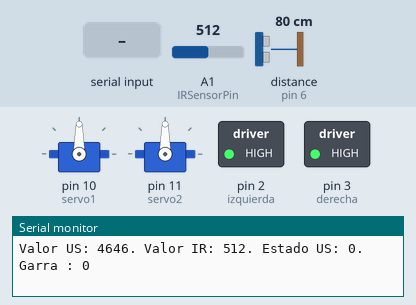
Bench run of a sketch on a simulated Arduino Uno, built with avr-gcc and run on an emulated ATmega328P. On the bench: 2 × servo, switched loads named in the sketch (green lamp = pin HIGH), the last lines printed to the serial monitor. Wiring (inferred from the names in the program): ultrasonic range finder: trigger pin 5; echo pin 6. The inputs (shaded band) are chosen by the test bench; at power-on: A1 (IRSensorPin) = 512, distance to the obstacle (sensor on pin 6) 80 cm. The echo pulse lasts 58.3 µs per cm; pins used as bus, display or sensor lines are not drawn.

Above: at 1.2 s.
1.3 s: A1 (IRSensorPin) set to 0
At 2.4 s:
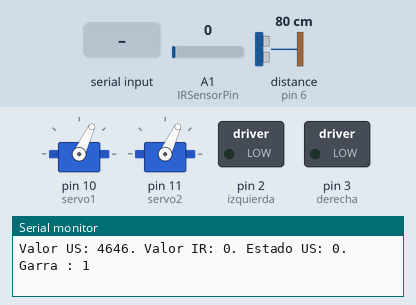
2.8 s: distance to the obstacle (sensor on pin 6) set to 19 cm
5.8 s: distance to the obstacle (sensor on pin 6) set to 15 cm
At 6.6 s:
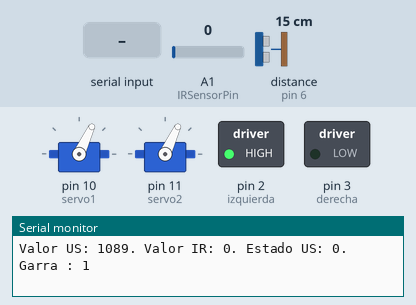
8.8 s: "3" received over the second serial link
At 10.9 s:
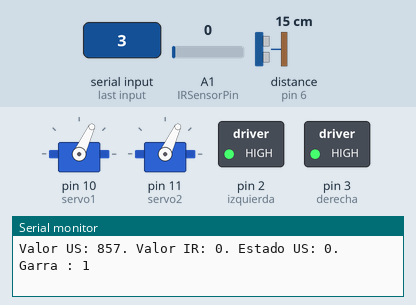
11.3 s: "6" received over the second serial link
At 12.5 s:
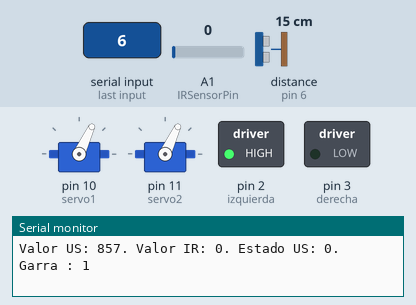
Timing chart, 0 to 14.3 s (numbered marks = the images above; inputs shaded):
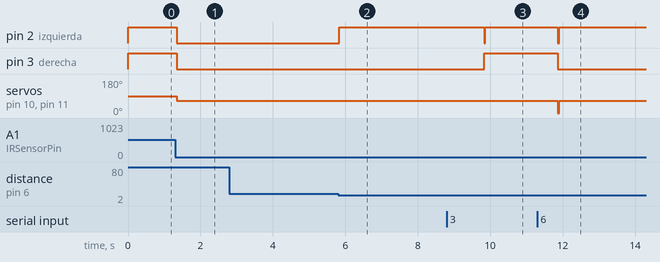

The sketch:

SUKABLYAT.ino
```cpp
#include <SoftwareSerial.h>
#include <Servo.h>

SoftwareSerial miBT(8, 9);  // Bluetooth device connected to pins 0 (RX) and 1 (TX)
char DATO = 0;
int izquierda = 2;
int derecha = 3;
Servo servo1;
Servo servo2;
int trig = 5; //sensor US
int echo= 6; //sensor US
int tiempo;
int distanciaUS;
int distanciaIR = 0;
const int IRSensorPin = A1; //sensor IR
bool USDato = false;
bool TrashDete = false;
int ValorIR;
bool GarraEstado = false;

void setup() {
  Serial.begin(9600);
  miBT.begin(9600);
  pinMode(izquierda, OUTPUT);
  pinMode(derecha, OUTPUT);
  pinMode(trig, OUTPUT);
  pinMode(echo, INPUT);
  servo1.attach(10); //servo
  servo2.attach(11); //servo

  servo1.write(90);
  servo2.write(90);

}

void loop() {
    Bluetooth();
    sensorUS();
    sensorIR();
    IRDetect();
    USDetect();
    Oscilar();
    impresion();
  }

void Bluetooth() {
  DATO = miBT.read();

    if (DATO == 'A') {
      TrashDete = false;
      miBT.println("sistemas en linea/no hay basura");
    }

    if (DATO == 'a') {
      TrashDete = true;
      miBT.println("sistemas apagados/basura detectada");
    }

    if (DATO == '1') {
      digitalWrite(izquierda, HIGH);
      miBT.println("motor izquierdo encendido");
    }

    if (DATO == '2') {
      digitalWrite(izquierda, LOW);
      miBT.println("motor izquierdo apagado");
    }

    if (DATO == '3') {
      digitalWrite(derecha, HIGH);
      miBT.println("motor derecho encendido");
    }

    if (DATO == '4') {
      digitalWrite(derecha, LOW);
      miBT.println("motor derecho apagado");
    }

    if (DATO == '5') {
      servo1.write(65);
      servo2.write(65);
      delay(15);
      miBT.println("Garra encendida");
      GarraEstado = true;
    }

    if (DATO == '6') {
      servo1.write(0);
      servo2.write(0);
      delay(15);
      miBT.println("Garra apagada");
      GarraEstado = false;
    }

}

void sensorUS() {
  digitalWrite(trig, HIGH);
  delay(1);
  digitalWrite(trig, LOW);
  tiempo=pulseIn(echo, HIGH);
  distanciaUS=tiempo/58.2;

}

void sensorIR() {
  ValorIR = analogRead(IRSensorPin);
  distanciaIR = (6787.0 / (ValorIR - 3)) - 4;
}

void IRDetect() {
  if (ValorIR == LOW) {
    servo1.write(65);
    servo2.write(65);
    TrashDete = true;
  }
}

void USDetect() {
  if (tiempo <= 1000) {
    USDato = true;
  } else {
    USDato = false;
  }

  if (USDato) {
    digitalWrite(izquierda, HIGH);
    delay(2000);
    digitalWrite(izquierda, LOW);
    USDato = false;
  }
}

void Oscilar() {
  if (TrashDete) {
    digitalWrite(izquierda, LOW);
    digitalWrite(derecha, LOW);
  } else {
    if (!USDato) {
      digitalWrite(izquierda, HIGH);
      digitalWrite(derecha, HIGH);
    } else {
      digitalWrite(izquierda, LOW);
      digitalWrite(derecha, LOW);
    }
  }
}

void impresion() {
  String mensaje = "Valor US: " + String(tiempo) + ". Valor IR: " + String(ValorIR) + ". Estado US: " + String(USDato) + ". Garra : " + String(TrashDete);

  Serial.println(mensaje);
}
```

Measured:
- the behaviour switches between 18 and 17 cm on distance to the obstacle (sensor on pin 6) (found by bisection; images 1 and 2)
- after the input at 1.3 s, pin 2 (izquierda), pin 3 (derecha): HIGH → LOW at once; servo on pin 10 (servo1), servo on pin 11 (servo2): 90° → 65° at once
- after the input at 5.8 s, pin 2 (izquierda): LOW → HIGH at once
- after the input at 8.8 s, pin 2 (izquierda): HIGH → LOW after 1.0 s, → HIGH 0.03 s later; pin 3 (derecha): LOW → HIGH after 1.0 s
- after the input at 11.3 s, pin 2 (izquierda): HIGH → LOW after 0.57 s, → HIGH 0.03 s later; servo on pin 10 (servo1), servo on pin 11 (servo2): 65° → 0° after 0.57 s, → 65° 0.03 s later
